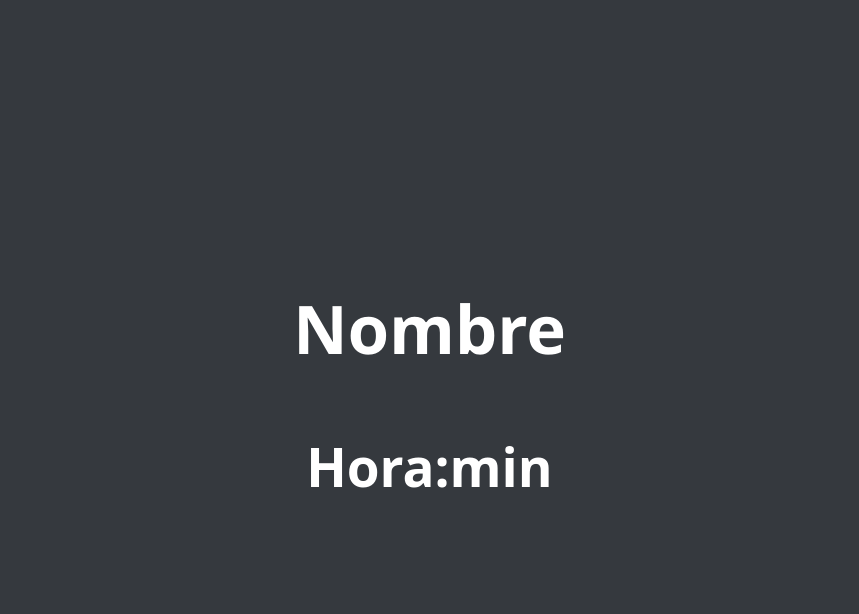
<?xml version="1.0" encoding="UTF-8"?>
<ui version="4.0">
 <class>Mensaje</class>
 <widget class="QWidget" name="Mensaje">
  <property name="geometry">
   <rect>
    <x>0</x>
    <y>0</y>
    <width>859</width>
    <height>614</height>
   </rect>
  </property>
  <property name="windowTitle">
   <string>Form</string>
  </property>
  <property name="styleSheet">
   <string notr="true">background-color: rgb(53, 57, 62);
color: rgb(255, 255, 255);</string>
  </property>
  <layout class="QVBoxLayout" name="verticalLayout">
   <item>
    <widget class="QLabel" name="imagen">
     <property name="sizePolicy">
      <sizepolicy hsizetype="Preferred" vsizetype="Expanding">
       <horstretch>0</horstretch>
       <verstretch>0</verstretch>
      </sizepolicy>
     </property>
     <property name="text">
      <string/>
     </property>
     <property name="pixmap">
      <pixmap resource="images.qrc">:/images/logo.png</pixmap>
     </property>
     <property name="alignment">
      <set>Qt::AlignCenter</set>
     </property>
    </widget>
   </item>
   <item>
    <layout class="QVBoxLayout" name="verticalLayout_2">
     <item>
      <spacer name="verticalSpacer_3">
       <property name="orientation">
        <enum>Qt::Vertical</enum>
       </property>
       <property name="sizeHint" stdset="0">
        <size>
         <width>20</width>
         <height>50</height>
        </size>
       </property>
      </spacer>
     </item>
     <item>
      <widget class="QLabel" name="nombre">
       <property name="font">
        <font>
         <family>Century Gothic</family>
         <pointsize>50</pointsize>
         <bold>true</bold>
        </font>
       </property>
       <property name="text">
        <string>Nombre</string>
       </property>
       <property name="alignment">
        <set>Qt::AlignCenter</set>
       </property>
      </widget>
     </item>
     <item>
      <spacer name="verticalSpacer_2">
       <property name="orientation">
        <enum>Qt::Vertical</enum>
       </property>
       <property name="sizeHint" stdset="0">
        <size>
         <width>20</width>
         <height>50</height>
        </size>
       </property>
      </spacer>
     </item>
     <item>
      <widget class="QLabel" name="hora">
       <property name="font">
        <font>
         <family>Century Gothic</family>
         <pointsize>40</pointsize>
         <bold>true</bold>
        </font>
       </property>
       <property name="text">
        <string>Hora:min</string>
       </property>
       <property name="alignment">
        <set>Qt::AlignCenter</set>
       </property>
      </widget>
     </item>
     <item>
      <spacer name="verticalSpacer">
       <property name="orientation">
        <enum>Qt::Vertical</enum>
       </property>
       <property name="sizeHint" stdset="0">
        <size>
         <width>20</width>
         <height>100</height>
        </size>
       </property>
      </spacer>
     </item>
    </layout>
   </item>
  </layout>
 </widget>
 <resources>
  <include location="images.qrc"/>
 </resources>
 <connections/>
</ui>
